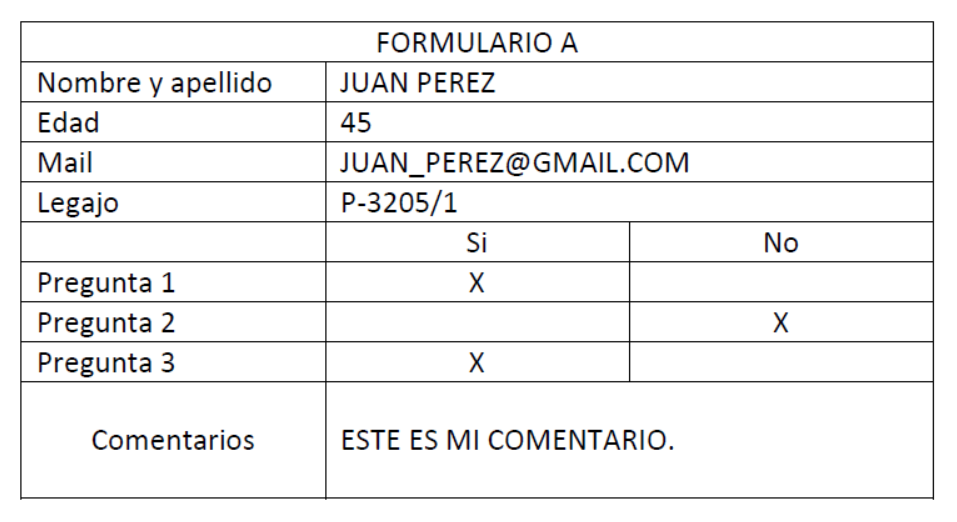
#> input picture formulario_01.png, 957 x 522 px
$ python ej2.py   (older library calls are emulated)
#> lines starting #> are read from the running program, lines starting #| are printed output that depends on the picture; after the words box and inside, x2 and y2 are one past the last pixel; in counts of white or black regions, pixels touching at a corner belong together
import cv2
import numpy as np
import matplotlib.pyplot as plt
import csv

# Función para analizar celdas.
def analizar_celda(celda_img, th_min_area=30, th_max_area=3000, space_threshold=6) -> tuple:
    """
    Analiza una imagen de una celda para detectar caracteres y estimar la cantidad de palabras.
    """
    # Padding para recortar bordes
    padding = 3
    h, w = celda_img.shape
    if h <= 2 * padding or w <= 2 * padding:
        return 0, 0
    celda_recortada = celda_img[padding:h - padding, padding:w - padding]
    # Umbralado
    _, binary = cv2.threshold(celda_recortada, 0, 255, cv2.THRESH_BINARY_INV + cv2.THRESH_OTSU)
    # Componentes conectadas
    num_labels, labels, stats, centroids = cv2.connectedComponentsWithStats(binary, 8, cv2.CV_32S)
    # Componentes válidas según el área
    ix_area = (stats[:, -1] > th_min_area) & (stats[:, -1] < th_max_area)
    stats = stats[ix_area]
    caracteres_validos = num_labels - 1
    if caracteres_validos == 0:
        return 0, 0
    sorted_stats = stats[np.argsort(stats[:, cv2.CC_STAT_LEFT])]
    palabras = 1
    # Calcular la cantidad de palabras según los espacios
    for i in range(caracteres_validos - 1):
        x_i = sorted_stats[i, cv2.CC_STAT_LEFT]
        w_i = sorted_stats[i, cv2.CC_STAT_WIDTH]
        x_j = sorted_stats[i + 1, cv2.CC_STAT_LEFT]
        distancia = x_j - (x_i + w_i)
        if distancia > space_threshold:
            palabras += 1
    return caracteres_validos, palabras


# Función para validar el formulario
def validar_formulario(chars_nombre, words_nombre,
                       chars_edad, words_edad,
                       chars_mail, words_mail,
                       chars_legajo, words_legajo,
                       chars_com, words_com,
                       chars_p1s, chars_p1n,
                       chars_p2s, chars_p2n,
                       chars_p3s, chars_p3n) -> dict:
    """Verifica formato de cada campo."""
    val_nom = (words_nombre >= 2) and (chars_nombre <= 25)
    val_edad = (chars_edad > 1 and chars_edad <= 3) and (words_edad == 1)
    val_mail = (words_mail == 1) and (chars_mail <= 25)
    val_legajo = (chars_legajo == 8) and (words_legajo == 1)
    val_com = (words_com >= 1) and (chars_com <= 25)
    val_p1 = (chars_p1s == 1) ^ (chars_p1n == 1)
    val_p2 = (chars_p2s == 1) ^ (chars_p2n == 1)
    val_p3 = (chars_p3s == 1) ^ (chars_p3n == 1)
    form_completo = (val_nom and val_edad and val_mail and val_legajo and val_com and val_p1 and val_p2 and val_p3)
    return {
        "Nombre y apellido": val_nom,
        "Edad": val_edad,
        "Mail": val_mail,
        "Legajo": val_legajo,
        "Pregunta 1": val_p1,
        "Pregunta 2": val_p2,
        "Pregunta 3": val_p3,
        "Comentarios": val_com,
        "FORMULARIO_COMPLETO_OK": form_completo
    }

# Función para detectar el tipo de formulario
def detectar_tipo_formulario(celda_img,
                             th_min_area=50,
                             th_max_area_ratio=0.6,
                             max_width_ratio=0.8,
                             max_height_ratio=0.9):
    """
    Detecta A/B/C analizando la celda del encabezado usando componentes conectadas.
    - th_min_area: area mínima (px) para considerar una componente válida.
    - th_max_area_ratio: componente con area > th_max_area_ratio * roi_area se descarta (probablemente marco).
    - max_width_ratio, max_height_ratio: si el bbox ocupa demasiado ancho/alto se descarta.
    """
    padding = 3
    h, w = celda_img.shape
    if h <= 2 * padding or w <= 2 * padding:
        return "Desconocido"

    # Recorte con padding
    roi = celda_img[padding:h - padding, padding:w - padding]
    roi_h, roi_w = roi.shape
    roi_area = roi_h * roi_w

    # Binarizar
    _, binary = cv2.threshold(roi, 0, 255, cv2.THRESH_BINARY_INV + cv2.THRESH_OTSU)

    # Componentes conectadas
    num_labels, labels, stats, centroids = cv2.connectedComponentsWithStats(binary, connectivity=8)
    if num_labels <= 1:
        return "Desconocido"

    # Recolectar componentes válidas (ignorar fondo index 0)
    valid_idxs = []
    for i in range(1, num_labels):
        x, y, cw, ch, area = stats[i]
        # Filtros simples para evitar marcos/lineas grandes o ruido pequeño
        if area < th_min_area:
            continue
        if area > th_max_area_ratio * roi_area:
            continue
        if cw > max_width_ratio * roi_w:
            continue
        if ch > max_height_ratio * roi_h:
            continue
        valid_idxs.append((i, x, y, cw, ch, area))

    # Elegir la componente más a la derecha entre las válidas (x + w máximo)
    idx_derecha, x, y, w_comp, h_comp, area = max(valid_idxs, key=lambda it: it[1] + it[3])

    # Crear máscara de esa componente
    mask = np.uint8(labels == idx_derecha) * 255

    # Contar contornos/huecos dentro de la componente
    conts, hier = cv2.findContours(mask, cv2.RETR_CCOMP, cv2.CHAIN_APPROX_SIMPLE)
    huecos = 0
    if hier is not None:
        huecos = int(np.sum(hier[0][:, 3] != -1))

    # Clasificación simple por huecos
    if huecos == 0:
        return "C"
    elif huecos == 1:
        return "A"
    else:
        return "B"


formularios = [
    'formulario_01.png',
    'formulario_02.png',
    'formulario_03.png',
    'formulario_04.png',
    'formulario_05.png'
]


resultados_globales = []
imagenes_nombre = []
estados_nombre = []


for formulario in formularios:
    img = cv2.imread(formulario, cv2.IMREAD_GRAYSCALE)

    # Obtención de índices
    img_zeros = img < 120
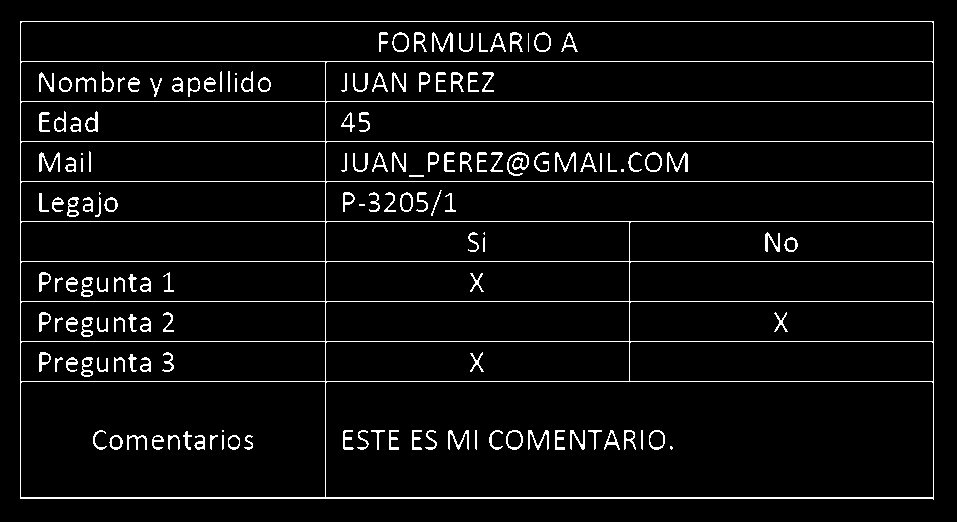
#> img_zeros: shape (522, 957) bool; 4.9% white in thin lines or dots, all inside (x1, y1, x2, y2) = (20, 21, 934, 500)
    img_row_zeros = img_zeros.sum(axis=1)
#> img_row_zeros = 522 values, max 914 at index 21, min 0 at index 0, mean 47.21
    th_row = 0.6 * np.max(img_row_zeros)
#> th_row = 548.4
    rows_detect = img_row_zeros > th_row
    row_changes = np.where(np.diff(rows_detect.astype(int)) != 0)[0]
#> row_changes = 22 values from 20 to 498

    horizontal_lines = []
    for i in range(0, len(row_changes) - 1, 2):
        center = (row_changes[i] + row_changes[i + 1]) // 2
        horizontal_lines.append(center)
#> this loop made 11 passes
#> (i, center) on passes 3 to 10: (4, 100), (6, 140), (8, 180), (10, 220), (12, 260), (14, 300), (16, 340), (18, 380)
#> after the loop, horizontal_lines = [20, 60, 100, 140, 180, 220, 260, 300, 340, 380, 497]

    img_col_zeros = img_zeros.sum(axis=0)
#> img_col_zeros = 957 values, max 479 at index 933, min 0 at index 0, mean 25.75
    th_col = 0.35 * np.max(img_col_zeros)
#> th_col = 167.6
    cols_detect = img_col_zeros > th_col
    col_changes = np.where(np.diff(cols_detect.astype(int)) != 0)[0]
#> col_changes = [19, 20, 324, 325, 628, 629, 932, 933]

    vertical_lines = []
    for i in range(0, len(col_changes) - 1, 2):
        center = (col_changes[i] + col_changes[i + 1]) // 2
        vertical_lines.append(center)
#> this loop made 4 passes
#> center on passes 1 to 2: 19, 324
#> after the loop, vertical_lines = [19, 324, 628, 932]

    try:

        y1_head, y2_head = horizontal_lines[0], horizontal_lines[1]
#> y1_head = 20; y2_head = 60
        x1_head, x2_head = vertical_lines[0], vertical_lines[-1]
#> x1_head = 19; x2_head = 932
        celda_head = img[y1_head:y2_head, x1_head:x2_head]
        tipo_formulario = detectar_tipo_formulario(celda_head)
#> in detectar_tipo_formulario, `num_labels, labels, stats, centroids = cv2.connectedComponentsWithStat..`: num_labels = 12; stats = [[0, 0, 907, 34, 29422], [356, 9, 11, 21, 103], [370, 9, 17, 21, 143], [392, 9, 13, 21, 143], [409, 9, 22, 21, 218], [436, 9, 15, 21, 118], [456, 9, 11, 21, 83], [468, 9, 17, 21, 131], [488, 9, 13, 21, 142], [505, 9, 3, 21, 59], [512, 9, 18, 21, 146], [539, 9, 17, 21, 130]]; centroids = [[453.1, 16.38], [359.2, 16.99], [377.9, 18.84], [396.9, 17.99], [419.4, 18.64], [442.7, 20.1], [458.5, 21.58], [475.7, 19.95], [493, 17.99], [506, 19], [520.2, 18.84], [546.8, 19.98]]
#> the loop in detectar_tipo_formulario, `for i in range(1, num_labels):` made 11 passes
#> (x, cw, area) on passes 1 to 8: (356, 11, 103), (370, 17, 143), (392, 13, 143), (409, 22, 218), (436, 15, 118), (456, 11, 83), (468, 17, 131), (488, 13, 142)
#> after the loop in detectar_tipo_formulario, `for i in range(1, num_labels):`: valid_idxs = 11 items, first 6: (1, 356, 9, 11, 21, 103), (2, 370, 9, 17, 21, 143), (3, 392, 9, 13, 21, 143), (4, 409, 9, 22, 21, 218), (5, 436, 9, 15, 21, 118), (6, 456, 9, 11, 21, 83)
#> in detectar_tipo_formulario, `idx_derecha, x, y, w_comp, h_comp, area = max(valid_idxs, key=lambda i..`: idx_derecha = 11; w_comp = 17; h_comp = 21
#> in detectar_tipo_formulario, `mask = np.uint8(labels == idx_derecha) * 255`:
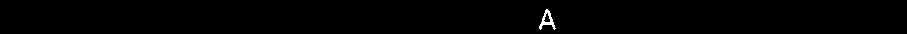
#> mask: shape (34, 907); 0.42% white in thin lines or dots, all inside (x1, y1, x2, y2) = (539, 9, 556, 30)
#> in detectar_tipo_formulario, `conts, hier = cv2.findContours(mask, cv2.RETR_CCOMP, cv2.CHAIN_APPROX_..`: conts = 2 contours; box (x1, y1, x2, y2) and area: (539, 9, 556, 30) 132, (543, 12, 551, 23) 43
#> in detectar_tipo_formulario, `huecos = int(np.sum(hier[0][:, 3] != -1))`: huecos = 1
#> tipo_formulario = 'A'

        print(f"\n===========================================")
        print(f"Procesamiento de {formulario} Tipo {tipo_formulario}")
#| Procesamiento de formulario_01.png Tipo A
        print(f"===========================================")


        y1_nom, y2_nom = horizontal_lines[1], horizontal_lines[2]
#> y1_nom = 60; y2_nom = 100
        x1_nom, x2_nom = vertical_lines[1], vertical_lines[3]
#> x1_nom = 324; x2_nom = 932
        celda_nombre = img[y1_nom:y2_nom, x1_nom:x2_nom]
        chars_nombre, words_nombre = analizar_celda(celda_nombre, th_min_area=20)
#> in analizar_celda, `num_labels, labels, stats, centroids = cv2.connectedComponentsWithStat..`: num_labels = 10; stats = [[0, 0, 602, 34, 19338], [13, 9, 8, 21, 69], [26, 9, 15, 21, 129], [44, 9, 17, 21, 127], [64, 9, 16, 21, 171], [92, 9, 12, 20, 118], [108, 9, 12, 21, 128], [124, 9, 13, 21, 142], [141, 9, 11, 21, 127], [154, 9, 14, 21, 119]]; centroids = [[312.6, 16.37], [18.23, 19.88], [32.84, 19.6], [52.27, 19.83], [71.63, 18.59], [96.06, 16.62], [111.9, 18.74], [129.1, 17.94], [144.7, 18.83], [160.6, 19.13]]
#> in analizar_celda, `ix_area = (stats[:, -1] > th_min_area) & (stats[:, -1] < th_max_area)`: ix_area = [False, True, True, True, True, True, True, True, True, True]
#> in analizar_celda, `stats = stats[ix_area]`: stats = [[13, 9, 8, 21, 69], [26, 9, 15, 21, 129], [44, 9, 17, 21, 127], [64, 9, 16, 21, 171], [92, 9, 12, 20, 118], [108, 9, 12, 21, 128], [124, 9, 13, 21, 142], [141, 9, 11, 21, 127], [154, 9, 14, 21, 119]]
#> in analizar_celda, `caracteres_validos = num_labels - 1`: caracteres_validos = 9
#> in analizar_celda, `sorted_stats = stats[np.argsort(stats[:, cv2.CC_STAT_LEFT])]`: sorted_stats has the same summary as stats
#> the loop in analizar_celda, `for i in range(caracteres_validos - 1):` made 8 passes
#> (x_i, w_i, x_j, distancia) on passes 1 to 8: (13, 8, 26, 5), (26, 15, 44, 3), (44, 17, 64, 3), (64, 16, 92, 12), (92, 12, 108, 4), (108, 12, 124, 4), (124, 13, 141, 4), (141, 11, 154, 2)
#> after the loop in analizar_celda, `for i in range(caracteres_validos - 1):`: palabras = 2
#> chars_nombre = 9; words_nombre = 2

        y1_edad, y2_edad = horizontal_lines[2], horizontal_lines[3]
#> y1_edad = 100; y2_edad = 140
        x1_edad, x2_edad = vertical_lines[1], vertical_lines[3]
#> x1_edad = 324; x2_edad = 932
        celda_edad = img[y1_edad:y2_edad, x1_edad:x2_edad]
        chars_edad, words_edad = analizar_celda(celda_edad, th_min_area=30)
#> the loop in analizar_celda (call 2), `for i in range(caracteres_validos - 1):` made 1 pass
#> (x_i, w_i, x_j, distancia) on pass 1: (14, 14, 31, 3)
#> chars_edad = 2; words_edad = 1

        y1_mail, y2_mail = horizontal_lines[3], horizontal_lines[4]
#> y1_mail = 140; y2_mail = 180
        celda_mail = img[y1_mail:y2_mail, x1_nom:x2_nom]
        chars_mail, words_mail = analizar_celda(celda_mail, th_min_area=5)
#> in analizar_celda (call 3), `num_labels, labels, stats, centroids = cv2.connectedComponentsWithStat..`: num_labels = 21; stats = 21 rows, first 6: [0, 0, 602, 34, 18047], [13, 9, 8, 21, 69], [26, 9, 15, 21, 127], [44, 9, 17, 20, 124], [64, 9, 16, 21, 171], [101, 9, 12, 20, 100]; centroids = 21 rows, first 8: [315.5, 16.14], [18.23, 19.88], [32.89, 19.46], [52.29, 19.75], [71.63, 18.59], [105, 16.38], [120.8, 18.68], [138.1, 17.67]
#> in analizar_celda (call 3), `stats = stats[ix_area]`: stats = 20 rows, first 6: [13, 9, 8, 21, 69], [26, 9, 15, 21, 127], [44, 9, 17, 20, 124], [64, 9, 16, 21, 171], [101, 9, 12, 20, 100], [117, 9, 11, 21, 127]
#> in analizar_celda (call 3), `sorted_stats = stats[np.argsort(stats[:, cv2.CC_STAT_LEFT])]`: sorted_stats = 20 rows, first 6: [13, 9, 8, 21, 69], [26, 9, 15, 21, 127], [44, 9, 17, 20, 124], [64, 9, 16, 21, 171], [82, 32, 16, 2, 32], [101, 9, 12, 20, 100]
#> chars_mail = 20; words_mail = 1

        y1_leg, y2_leg = horizontal_lines[4], horizontal_lines[5]
#> y1_leg = 180; y2_leg = 220
        celda_legajo = img[y1_leg:y2_leg, x1_nom:x2_nom]
        chars_legajo, words_legajo = analizar_celda(celda_legajo, th_min_area=10)
#> call 4 of analizar_celda, with th_min_area = 10, th_max_area = 3000, space_threshold = 6
#> in analizar_celda (call 4), `num_labels, labels, stats, centroids = cv2.connectedComponentsWithStat..`:
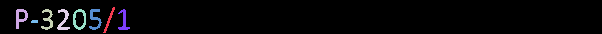
#> labels: shape (34, 602) int32; 9 distinct labels, from 0 to 8; one colour per label, 0 black
#> in analizar_celda (call 4), `num_labels, labels, stats, centroids = cv2.connectedComponentsWithStat..`: num_labels = 9; stats = [[0, 0, 602, 34, 19698], [103, 7, 12, 26, 69], [16, 9, 12, 20, 120], [41, 9, 12, 21, 108], [57, 9, 13, 21, 116], [73, 9, 13, 21, 123], [89, 9, 13, 21, 117], [118, 9, 12, 21, 97], [31, 20, 7, 3, 20]]; centroids = [[309.4, 16.4], [108.8, 19.55], [20.18, 16.8], [47.54, 19.23], [63.15, 19.89], [78.98, 18.95], [94.59, 18.47], [123.4, 20.6], [34.15, 21.05]]
#> in analizar_celda (call 4), `ix_area = (stats[:, -1] > th_min_area) & (stats[:, -1] < th_max_area)`: ix_area = [False, True, True, True, True, True, True, True, True]
#> in analizar_celda (call 4), `stats = stats[ix_area]`: stats = [[103, 7, 12, 26, 69], [16, 9, 12, 20, 120], [41, 9, 12, 21, 108], [57, 9, 13, 21, 116], [73, 9, 13, 21, 123], [89, 9, 13, 21, 117], [118, 9, 12, 21, 97], [31, 20, 7, 3, 20]]
#> in analizar_celda (call 4), `caracteres_validos = num_labels - 1`: caracteres_validos = 8
#> in analizar_celda (call 4), `sorted_stats = stats[np.argsort(stats[:, cv2.CC_STAT_LEFT])]`: sorted_stats = [[16, 9, 12, 20, 120], [31, 20, 7, 3, 20], [41, 9, 12, 21, 108], [57, 9, 13, 21, 116], [73, 9, 13, 21, 123], [89, 9, 13, 21, 117], [103, 7, 12, 26, 69], [118, 9, 12, 21, 97]]
#> the loop in analizar_celda (call 4), `for i in range(caracteres_validos - 1):` made 7 passes
#> (x_i, w_i, x_j, distancia) on passes 1 to 7: (16, 12, 31, 3), (31, 7, 41, 3), (41, 12, 57, 4), (57, 13, 73, 3), (73, 13, 89, 3), (89, 13, 103, 1), (103, 12, 118, 3)
#> after the loop in analizar_celda (call 4), `for i in range(caracteres_validos - 1):`: palabras = 1
#> chars_legajo = 8; words_legajo = 1

        y1_com, y2_com = horizontal_lines[-2], horizontal_lines[-1]
#> y1_com = 380; y2_com = 497
        celda_com = img[y1_com:y2_com, x1_nom:x2_nom]
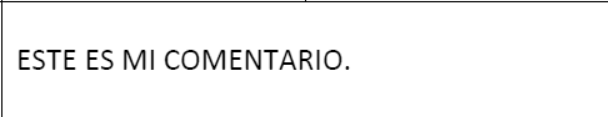
#> celda_com: shape (117, 608); min 0, max 255, mean 245.2
        chars_com, words_com = analizar_celda(celda_com, th_min_area=10)
#> in analizar_celda (call 5), `celda_recortada = celda_img[padding:h - padding, padding:w - padding]`:
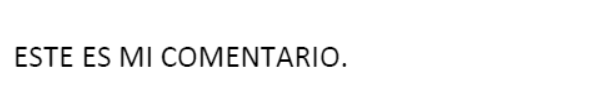
#> celda_recortada: shape (111, 602); min 0, max 255, mean 248
#> in analizar_celda (call 5), `num_labels, labels, stats, centroids = cv2.connectedComponentsWithStat..`:
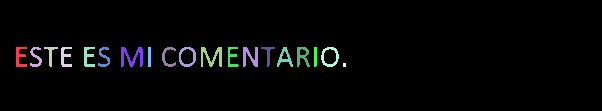
#> labels: shape (111, 602) int32; 20 distinct labels, from 0 to 19; one colour per label, 0 black
#> in analizar_celda (call 5), `num_labels, labels, stats, centroids = cv2.connectedComponentsWithStat..`: num_labels = 20; stats = 20 rows, first 6: [0, 0, 602, 111, 64629], [16, 47, 11, 20, 121], [30, 47, 12, 20, 103], [44, 47, 14, 20, 84], [61, 47, 11, 20, 119], [84, 47, 11, 20, 122]; centroids = 20 rows, first 8: [304.6, 54.95], [19.64, 56.69], [35.45, 56.97], [50.21, 53.76], [64.77, 56.61], [87.71, 56.53], [103.6, 56.8], [131.3, 56.39]
#> in analizar_celda (call 5), `stats = stats[ix_area]`: stats = 19 rows, first 6: [16, 47, 11, 20, 121], [30, 47, 12, 20, 103], [44, 47, 14, 20, 84], [61, 47, 11, 20, 119], [84, 47, 11, 20, 122], [98, 47, 12, 20, 102]
#> in analizar_celda (call 5), `caracteres_validos = num_labels - 1`: caracteres_validos = 19
#> in analizar_celda (call 5), `sorted_stats = stats[np.argsort(stats[:, cv2.CC_STAT_LEFT])]`: sorted_stats has the same summary as stats
#> the loop in analizar_celda (call 5), `for i in range(caracteres_validos - 1):` made 18 passes
#> (x_i, w_i, x_j, distancia) on passes 1 to 8: (16, 11, 30, 3), (30, 12, 44, 2), (44, 14, 61, 3), (61, 11, 84, 12), (84, 11, 98, 3), (98, 12, 121, 11), (121, 22, 148, 5), (148, 3, 162, 11)
#> after the loop in analizar_celda (call 5), `for i in range(caracteres_validos - 1):`: palabras = 4
#> chars_com = 19; words_com = 4

        y1_p1s, y2_p1s = horizontal_lines[6], horizontal_lines[7]
#> y1_p1s = 260; y2_p1s = 300
        y1_p2s, y2_p2s = horizontal_lines[7], horizontal_lines[8]
#> y1_p2s = 300; y2_p2s = 340
        y1_p3s, y2_p3s = horizontal_lines[8], horizontal_lines[9]
#> y1_p3s = 340; y2_p3s = 380
        x1s, x2s = vertical_lines[1], vertical_lines[2]
#> x1s = 324; x2s = 628
        x1n, x2n = vertical_lines[2], vertical_lines[3]
#> x1n = 628; x2n = 932

        celda_p1s = img[y1_p1s:y2_p1s, x1s:x2s]
        celda_p1n = img[y1_p1s:y2_p1s, x1n:x2n]
        celda_p2s = img[y1_p2s:y2_p2s, x1s:x2s]
        celda_p2n = img[y1_p2s:y2_p2s, x1n:x2n]
        celda_p3s = img[y1_p3s:y2_p3s, x1s:x2s]
        celda_p3n = img[y1_p3s:y2_p3s, x1n:x2n]

        chars_p1s, _ = analizar_celda(celda_p1s, th_min_area=10)
#> in analizar_celda (call 6), `_, binary = cv2.threshold(celda_recortada, 0, 255, cv2.THRESH_BINARY_I..`:
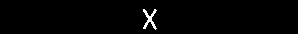
#> binary: shape (34, 298); 1.1% white in thin lines or dots, all inside (x1, y1, x2, y2) = (143, 9, 157, 30)
#> in analizar_celda (call 6), `num_labels, labels, stats, centroids = cv2.connectedComponentsWithStat..`: num_labels = 2; stats = [[0, 0, 298, 34, 10017], [143, 9, 14, 21, 115]]; centroids = [[148.5, 16.48], [149.3, 18.67]]
#> in analizar_celda (call 6), `ix_area = (stats[:, -1] > th_min_area) & (stats[:, -1] < th_max_area)`: ix_area = [False, True]
#> in analizar_celda (call 6), `stats = stats[ix_area]`: stats = [[143, 9, 14, 21, 115]]
#> in analizar_celda (call 6), `caracteres_validos = num_labels - 1`: caracteres_validos = 1
#> in analizar_celda (call 6), `sorted_stats = stats[np.argsort(stats[:, cv2.CC_STAT_LEFT])]`: sorted_stats = [[143, 9, 14, 21, 115]]
#> after the loop in analizar_celda (call 6), `for i in range(caracteres_validos - 1):`: palabras = 1
#> chars_p1s = 1
        chars_p1n, _ = analizar_celda(celda_p1n, th_min_area=10)
#> chars_p1n = 0
        chars_p2s, _ = analizar_celda(celda_p2s, th_min_area=10)
#> chars_p2s = 0
        chars_p2n, _ = analizar_celda(celda_p2n, th_min_area=10)
#> chars_p2n = 1
        chars_p3s, _ = analizar_celda(celda_p3s, th_min_area=10)
#> chars_p3s = 1
        chars_p3n, _ = analizar_celda(celda_p3n, th_min_area=10)
#> chars_p3n = 0

    except IndexError:
        print(f"Error procesando {formulario}: no se detectaron suficientes líneas.")
        continue

    resultados = validar_formulario(
        chars_nombre, words_nombre,
        chars_edad, words_edad,
        chars_mail, words_mail,
        chars_legajo, words_legajo,
        chars_com, words_com,
        chars_p1s, chars_p1n,
        chars_p2s, chars_p2n,
        chars_p3s, chars_p3n
    )
#> in validar_formulario, `val_nom = (words_nombre >= 2) and (chars_nombre <= 25)`: val_nom = True
#> resultados = 9 items

    resultados["Archivo"] = formulario
    resultados["Tipo"] = tipo_formulario
    resultados_globales.append(resultados)
    imagenes_nombre.append(celda_nombre)
    estados_nombre.append(resultados["FORMULARIO_COMPLETO_OK"])

    print("\n--- RESULTADOS DE LA VALIDACIÓN ---")
    for campo, estado in resultados.items():
        if campo not in ("Archivo", "Tipo"):
            estado_str = "OK" if estado else "MAL"
            print(f"> {campo}: {estado_str}")
#> this loop made 11 passes
#> (campo, estado) on passes 1 to 8: ('Nombre y apellido', True), ('Edad', True), ('Mail', True), ('Legajo', True), ('Pregunta 1', True), ('Pregunta 2', True), ('Pregunta 3', True), ('Comentarios', True)
#> (printed output is left out)


# --- VISUALIZACIÓN ---
plt.figure(figsize=(15, 8))
plt.suptitle("Informe General - Formularios Correctos / Incorrectos", fontsize=18)

for i, (img_nom, estado, res) in enumerate(zip(imagenes_nombre, estados_nombre, resultados_globales)):
    plt.subplot(1, len(formularios), i + 1)
    plt.imshow(img_nom, cmap='gray')
    color = 'green' if estado else 'red'
    plt.title(f"{res['Archivo']}\nTipo {res['Tipo']} - {'OK' if estado else 'MAL'}", color=color)
    plt.axis('off')

plt.tight_layout(rect=[0, 0, 1, 0.95])
plt.show()


# Crear CSV
with open("resultados_formularios.csv", "w", newline="", encoding="utf-8") as csvfile:
    fieldnames = [
        "ID",
        "Tipo",
        "Nombre y Apellido",
        "Edad",
        "Mail",
        "Legajo",
        "Pregunta 1",
        "Pregunta 2",
        "Pregunta 3",
        "Comentarios"
    ]
    writer = csv.DictWriter(csvfile, fieldnames=fieldnames)
    writer.writeheader()

    for res in resultados_globales:
        id_form = res["Archivo"].split("_")[1].split(".")[0]
        fila = {
            "ID": id_form,
            "Tipo": res["Tipo"],
            "Nombre y Apellido": "OK" if res["Nombre y apellido"] else "MAL",
            "Edad": "OK" if res["Edad"] else "MAL",
            "Mail": "OK" if res["Mail"] else "MAL",
            "Legajo": "OK" if res["Legajo"] else "MAL",
            "Pregunta 1": "OK" if res["Pregunta 1"] else "MAL",
            "Pregunta 2": "OK" if res["Pregunta 2"] else "MAL",
            "Pregunta 3": "OK" if res["Pregunta 3"] else "MAL",
            "Comentarios": "OK" if res["Comentarios"] else "MAL"
        }
        writer.writerow(fila)
